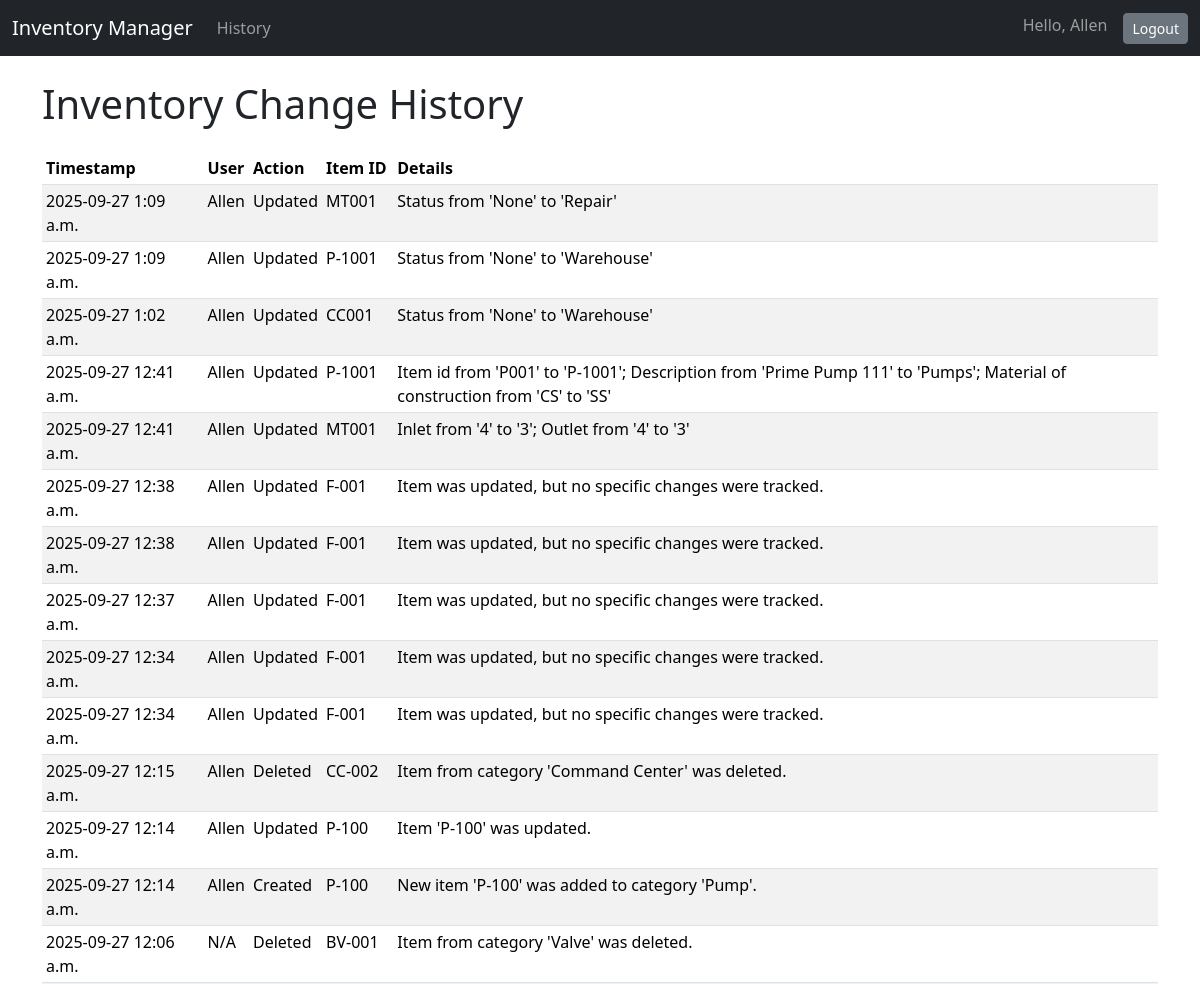
Page /inventory/history/ (signed in, upper part) on the earlier database version.
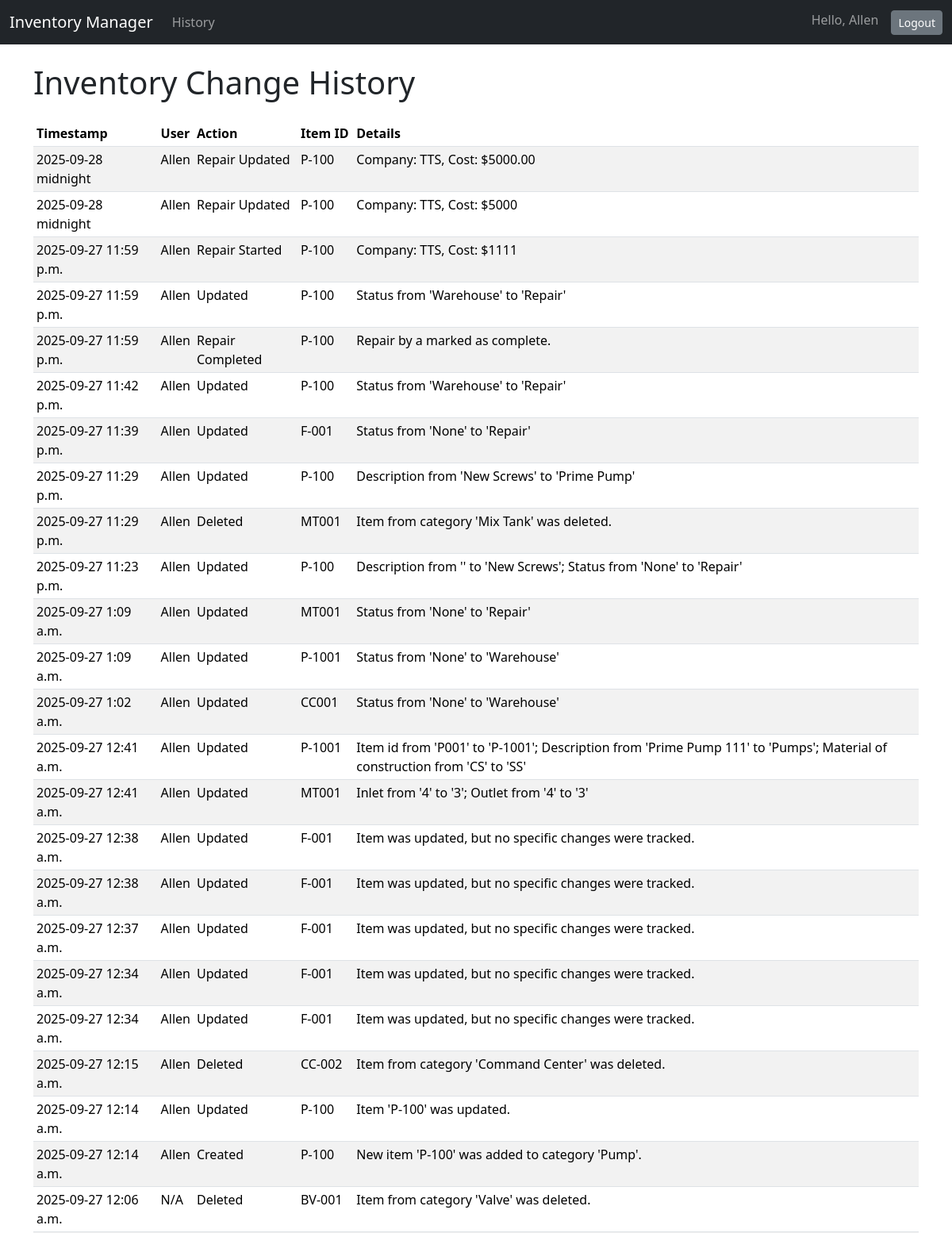
Same page on the later database version.
### inventory/models.py (models this page shows, shortened)
class LogEntry(models.Model):
    timestamp = models.DateTimeField(auto_now_add=True)
    user = models.ForeignKey(User, on_delete=models.SET_NULL, null=True, blank=True, related_name='inventory_log_entries')
    action = models.CharField(max_length=50)
    item_id_str = models.CharField(max_length=100, verbose_name="Item ID")
    details = models.TextField(blank=True)
    class Meta:
        ordering = ['-timestamp']  # Show the most recent logs first

### inventory/views.py (the view)
# urls.py: path('history/', views.log_history, name='log_history'),
@login_required
def log_history(request):
    logs = LogEntry.objects.all()
    context = {
        'logs': logs
    }
    return render(request, 'inventory/log_history.html', context)

### inventory/templates/inventory/log_history.html (shortened to what this page needs)
{% extends 'base.html' %}
{% block content %}
    <h1>Inventory Change History</h1>
    <table class="table table-striped table-sm mt-4">
        <thead>
            <tr>
                <th>Timestamp</th>
                <th>User</th><th>Action</th>
                <th>Item ID</th>
                <th>Details</th>
            </tr>
        </thead>
        <tbody>
            {% for log in logs %}
                <tr>
                    <td>{{ log.timestamp|date:"Y-m-d P" }}</td>
                    <td>{{ log.user.username|default:"N/A" }}</td>
                    <td>{{ log.action }}</td>
                    <td>{{ log.item_id_str }}</td>
                    <td>{{ log.details }}</td>
                </tr>
                {% endfor %}
        </tbody>
    </table>
{% endblock %}

Differences in the rows shown:
added LogEntry: timestamp "2025-09-28 midnight", user.username "Allen", action "Repair Updated", item_id_str "P-100", details "Company: TTS, Cost: $5000.00"
added LogEntry: timestamp "2025-09-28 midnight", user.username "Allen", action "Repair Updated", item_id_str "P-100", details "Company: TTS, Cost: $5000"
added LogEntry: timestamp "2025-09-27 11:59 p.m.", user.username "Allen", action "Repair Started", item_id_str "P-100", details "Company: TTS, Cost: $1111"
added LogEntry: timestamp "2025-09-27 11:59 p.m.", user.username "Allen", action "Updated", item_id_str "P-100", details "Status from 'Warehouse' to 'Repair'"
added LogEntry: timestamp "2025-09-27 11:59 p.m.", user.username "Allen", action "Repair Completed", item_id_str "P-100", details "Repair by a marked as complete."
added LogEntry: timestamp "2025-09-27 11:42 p.m.", user.username "Allen", action "Updated", item_id_str "P-100", details "Status from 'Warehouse' to 'Repair'"
added LogEntry: timestamp "2025-09-27 11:39 p.m.", user.username "Allen", action "Updated", item_id_str "F-001", details "Status from 'None' to 'Repair'"
added LogEntry: timestamp "2025-09-27 11:29 p.m.", user.username "Allen", action "Updated", item_id_str "P-100", details "Description from 'New Screws' to 'Prime Pump'"
added LogEntry: timestamp "2025-09-27 11:29 p.m.", user.username "Allen", action "Deleted", item_id_str "MT001", details "Item from category 'Mix Tank' was deleted."
added LogEntry: timestamp "2025-09-27 11:23 p.m.", user.username "Allen", action "Updated", item_id_str "P-100", details "Description from '' to 'New Screws'; Status from 'None' to 'Repair'"
